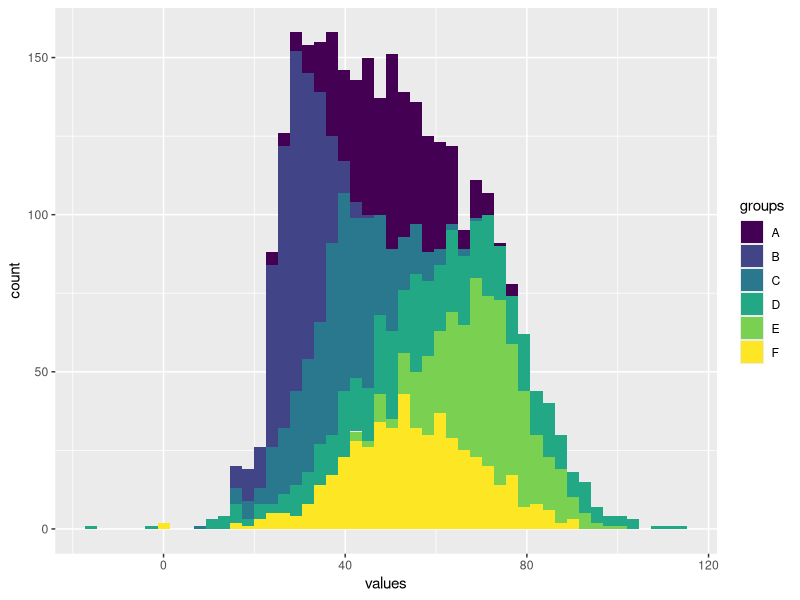
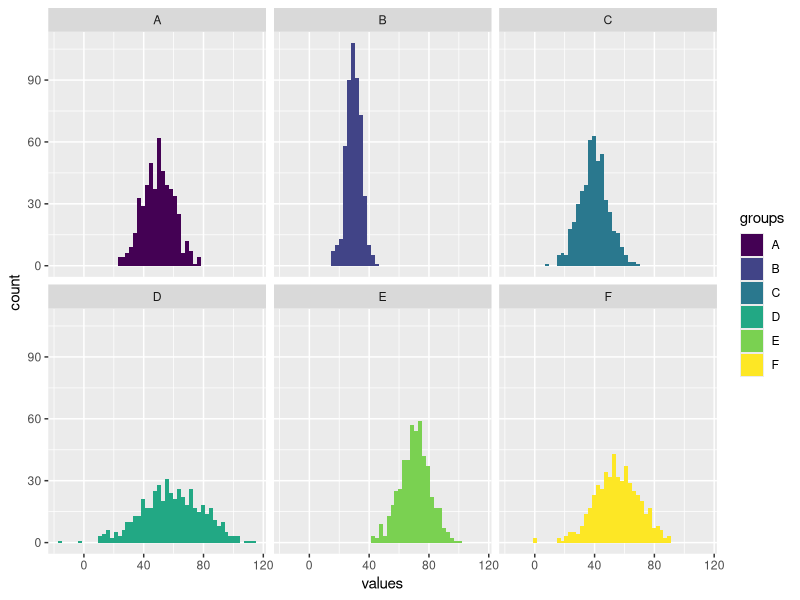
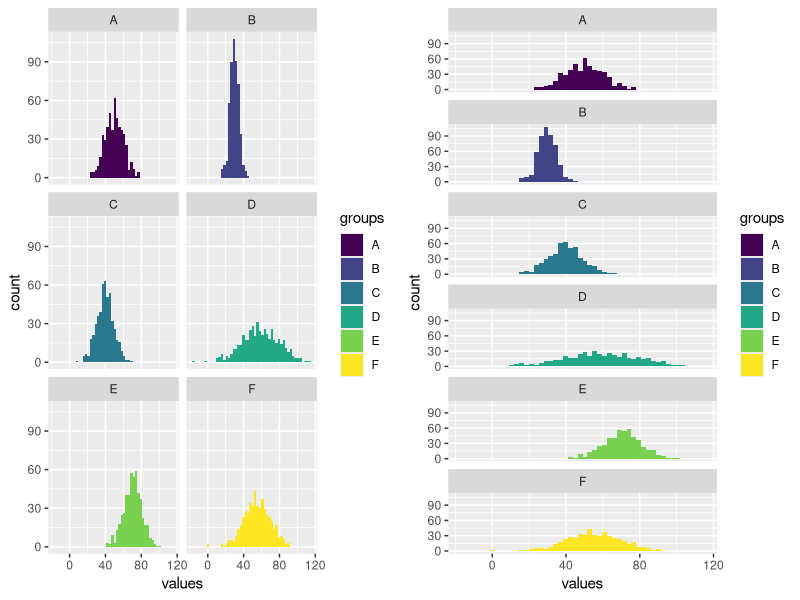
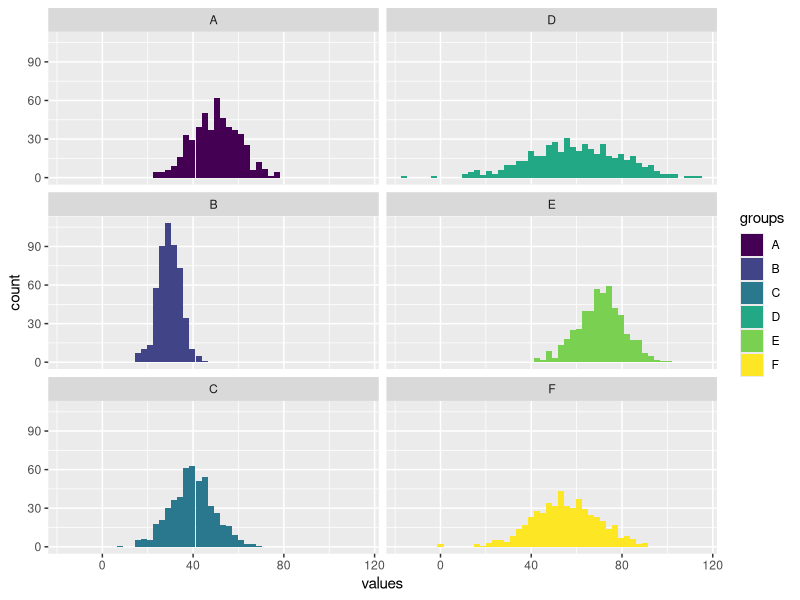
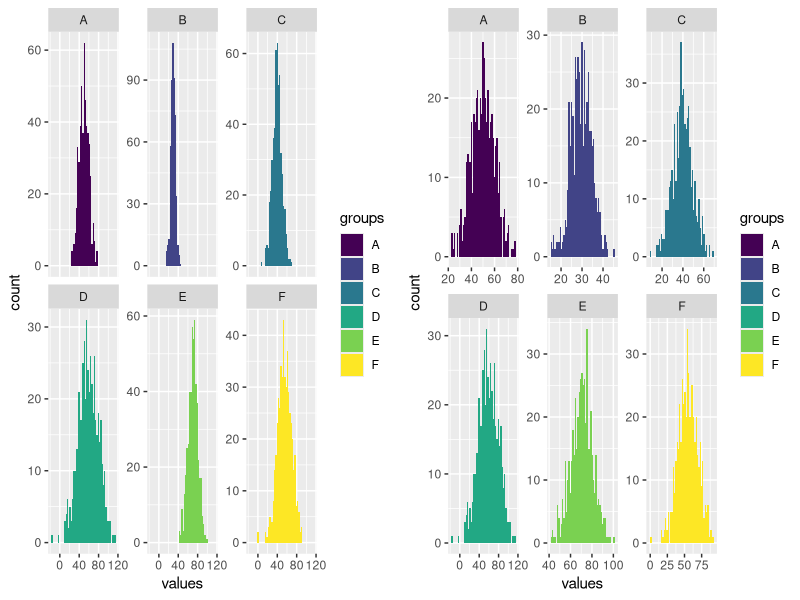

R code for these plots, in order:
## ---- chunk 1
knitr::opts_chunk$set(echo = TRUE, fig.align='center')

# title: facet_wrap
# author: jonathan
# revised: 14/3/2020 

WEB <- c("https://https://bioceed.uib.no/dropfolder/bioSTATS/Rmd/Visualizing/Faceted/facet_wrap.html")
GIT <- c("https://github.com/jonathansoule/biostats/blob/master/Visualizing/Faceted/facet_wrap.Rmd")
library(ggplot2)
library(gridExtra)
## ---- chunk 2
# predictor variable
groups <- c(rep("A", 500), rep("B", 500), rep("C", 500), rep("D", 500), rep("E", 500), rep("F", 500))
# response variable
values <- c(rnorm(500, mean=50, sd=10), rnorm(500, mean=30, sd=5), rnorm(500, mean=40, sd=10), rnorm(500, mean=60, sd=20), rnorm(500, mean=70, sd=10), rnorm(500, mean=55, sd=15))
# dataframe
df <- data.frame(groups, values)
## ---- chunk 3
ggplot(df, aes(values, fill=groups)) +
  geom_histogram(bins=50) +
  scale_fill_viridis_d()
## ---- chunk 4
ggplot(df, aes(values, fill=groups)) +
  geom_histogram(bins=50) +
  scale_fill_viridis_d() +
  facet_wrap(~groups)
## ---- chunk 5
grid.arrange(
  ggplot(df, aes(values, fill=groups)) +    # left plot, 2 columns
    geom_histogram(bins=50) +
    scale_fill_viridis_d() +
    facet_wrap(~groups, ncol=2),
  ggplot(df, aes(values, fill=groups)) +    # right plot, 1 column
    geom_histogram(bins=50) +
    scale_fill_viridis_d() +
    facet_wrap(~groups, ncol=1),
  ncol=2)
## ---- chunk 6
ggplot(df, aes(values, fill=groups)) +
  geom_histogram(bins=50) +
  scale_fill_viridis_d() +
  facet_wrap(~groups,  dir = "v")
## ---- chunk 7
grid.arrange(
  ggplot(df, aes(values, fill = groups)) +    # left plot, free_y
    geom_histogram(bins=50) +
    scale_fill_viridis_d() +
    facet_wrap(~groups, scales = "free_y"),
  ggplot(df, aes(values, fill = groups)) +    # right plot, free
    geom_histogram(bins=50) +
    scale_fill_viridis_d() +
    facet_wrap(~groups, scales =  "free"),
  ncol=2)
